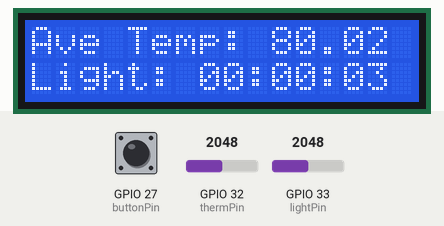
Recording of a sketch running on a simulated ESP32. Shown: 16×2 character LCD. Inputs (shaded band) come from the test bench; at power-on: GPIO 32 (thermPin) = 2048, GPIO 33 (lightPin) = 2048, GPIO 27 (buttonPin) LOW. WiFi joins after 1.5 s; servers stay silent unless stated; the local clock reads 2024-03-15 10:24:30 at power-on unless the sketch sets it; what the sketch prints to the serial monitor is not drawn.

Above: at 3.9 s.
4.0 s: GPIO 32 (thermPin) set to 2866
At 6.4 s:
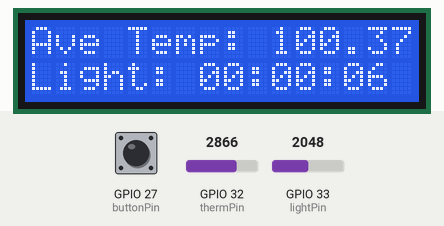
6.5 s: GPIO 33 (lightPin) set to 960
8.0 s: GPIO 33 (lightPin) set to 1040
At 8.8 s:
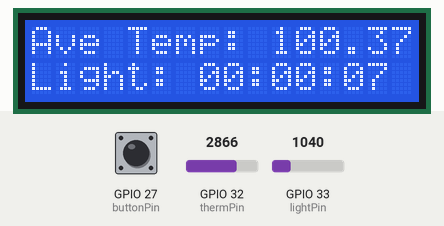
10.5 s: GPIO 32 (thermPin) set to 3603
At 13.4 s:
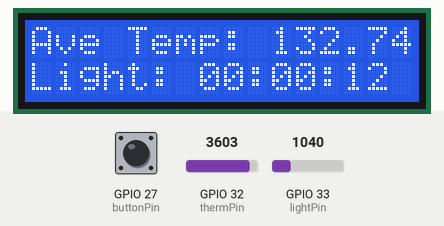
13.5 s: GPIO 27 (buttonPin) pulled HIGH for 0.15 s
17.0 s: GPIO 32 (thermPin) set to 4095
At 17.8 s:
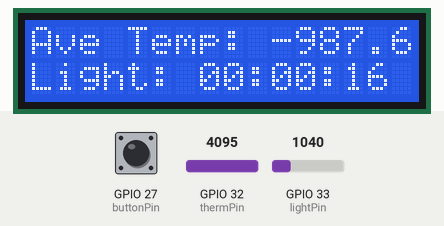
Timing chart, 0 to 20.0 s (numbered marks = the images above; inputs shaded):
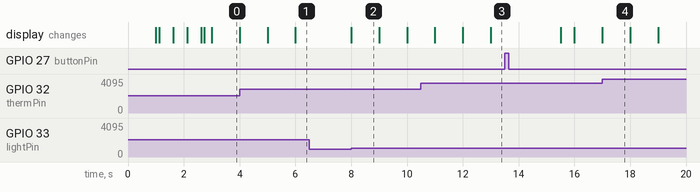

The sketch:

esp-therm.ino
```cpp
#include <ESP_Mail_Client.h>

#include <LiquidCrystal.h>
#include <Arduino.h>
#include <WiFi.h>
#include "time.h"

// Create An LCD Object. Signals: [ RS, EN, D4, D5, D6, D7 ]
LiquidCrystal lcd(23, 22, 21, 19, 18, 5);

#define buttonPin 27
#define lightPin 33
#define thermPin 32
#define SERIES_RESISTOR 10000.0
#define NOMINAL_RESISTANCE 10000.0
#define NOMINAL_TEMPERATURE 25.0
#define B_COEFFICIENT 3950.0
#define MAX_DAYS 10

//Wifi settings, remember not to push this by accident
#define WIFI_SSID "<SSID>"
#define WIFI_PASSWORD "<WiFi password>"

#define SMTP_HOST "smtp.gmail.com"
#define SMTP_PORT 465
#define AUTHOR_EMAIL "<sender email>"
#define AUTHOR_PASSWORD "<app code, not literal pw of sender>"
#define RECIPIENT_EMAIL "<recipient email>"

//~~~~~~~~~~~~~~~~~~~~~~~~~~~~~~~~~~~~~~~~~~~~~~~~~~~~~~~~~~~~

const char* ntpServer = "pool.ntp.org";
const long gmtOffset_sec = -28800;
const int daylightOffset_sec = 3600;

float highTemp;
float lowTemp;
float aveTemp;

int lightVal = 0;
unsigned long lightSecs = 0;
int mins = 0;
int hrs = 0;

unsigned long darkSecs = 0;
bool isDay;

unsigned long lastTick = 0;
const unsigned long interval = 1000;  // 1 second

SMTPSession smtp;

struct DayStats{
  String date;
  float lowTemp;
  float highTemp;
  float aveTemp;
  unsigned long lightSecs;
};
//obviously 7 days in a week, but I'm forgetful and might need a couple extra
DayStats week[MAX_DAYS];
// fighter of the night index (ah ahhhh)
int dayIndex = 0;
int dayCount = 0;

void setup() {
  Serial.begin(115200);
  delay(1000);

  lcd.begin(16, 2);
  delay(50);

  WiFi.begin(WIFI_SSID, WIFI_PASSWORD);
  pinMode(buttonPin, INPUT);

  Serial.print("Connecting to WiFi");
  lcd.setCursor(0, 0);
  lcd.print("Connecting to");
  lcd.setCursor(0, 1);
  lcd.print("Wifi");

  while (WiFi.status() != WL_CONNECTED) {
    lcd.print(".");
    Serial.print(".");
    delay(500);
  }
  Serial.println("\nWiFi connected!");
  lcd.print("Connected! :D");
  delay(100);

  // Clears The LCD Display
  lcd.clear();
  lcd.setCursor(0, 0);
  lcd.print("Ave Temp:");
  lcd.setCursor(0, 1);
  lcd.print("Light:");

  lowTemp = getTemp();
  highTemp = getTemp();
}

void loop() {
  unsigned long now = millis();

  configTime(gmtOffset_sec, daylightOffset_sec, ntpServer);
  formatLocalTime();

  if (digitalRead(buttonPin) == HIGH) sendLog();

  if(now - lastTick >= interval){
    lastTick += interval;  // keeps timing stable

    float tempTemp = getTemp();

    if(tempTemp < lowTemp) lowTemp = tempTemp;
    if(tempTemp > highTemp) highTemp = tempTemp;

    aveTemp = (lowTemp + highTemp) / 2;

    lightVal = analogRead(lightPin);

    if(lightVal > 1000){
      isDay = true;
      darkSecs = 0;
      lightSecs++;
    } else {
      darkSecs++;
    }
    if((darkSecs > 7200) && isDay){
      isDay = false;
      Serial.println("End of day, storing variables...");
      storeDay();
      Serial.println("Resetting counters...");
      lowTemp = getTemp();
      highTemp = getTemp();
      lightSecs = 0;
      mins = 0;
      hrs = 0;
      Serial.print("Day: ");
      Serial.print(dayIndex);
      Serial.print(" stored sucessfully. Light exposure: ");
      Serial.print(week[dayIndex-1].lightSecs);
      Serial.print(" Average temp: ");
      Serial.println(week[dayIndex-1].aveTemp);
    }

//    Serial.print("low Temp: ");
//    Serial.println(lowTemp);

//    Serial.print("high temp: ");
//    Serial.println(highTemp);

    Serial.print("ave temp: ");
    Serial.println(aveTemp);

    Serial.print("Light value: ");
    Serial.println(lightVal);
//    Serial.print("light Secs: ");
//    Serial.println(lightSecs);
    Serial.print("dark secs: ");
    Serial.println(darkSecs);

    lcd.setCursor(10, 0);
    lcd.print(aveTemp);

    printTime(lightSecs);
  }
}

void storeDay(){
  week[dayIndex].lowTemp = lowTemp;
  week[dayIndex].highTemp = highTemp;
  week[dayIndex].aveTemp = aveTemp;
  week[dayIndex].lightSecs = lightSecs;
  week[dayIndex].date = formatLocalTime();

  dayIndex = (dayIndex + 1) % MAX_DAYS;
  if (dayCount < MAX_DAYS) dayCount++;
}

void resetWeek(){
  dayIndex = 0;
  dayCount = 0;
}

void smtpCallback(SMTP_Status status){
    Serial.println(status.info());
    if (status.success()) {
        Serial.println("Message sent successfully!");
        smtp.sendingResult.clear();
    }
}

void sendLog(){
  storeDay();
  // Configure SMTP session
    Session_Config config;
    config.server.host_name = SMTP_HOST;
    config.server.port = SMTP_PORT;
    config.login.email = AUTHOR_EMAIL;
    config.login.password = AUTHOR_PASSWORD;
    config.login.user_domain = "";
    config.time.ntp_server = F("pool.ntp.org,time.nist.gov");
    config.time.gmt_offset = 1;
    config.time.day_light_offset = 0;

    MailClient.networkReconnect(true);
    smtp.debug(1);
    smtp.callback(smtpCallback);

    if (!smtp.connect(&config)) {
        Serial.println("SMTP connection failed");
        return;
    }

    // Prepare the message
    SMTP_Message message;
    message.sender.name = F("Daddy Silvanus");
    message.sender.email = AUTHOR_EMAIL;
    message.subject = F("Weekly Plant Stats");
    message.addRecipient(F("Recipient"), RECIPIENT_EMAIL);

    // Build email body from week array
    String body = "";
    for (int i = 0; i < dayCount; i++) {
        float lightHours = week[i].lightSecs / 3600.0;
        body += String(week[i].date) + ": Low " + String(week[i].lowTemp) +
                "°F, High " + String(week[i].highTemp) +
                "°F, Avg " + String(week[i].aveTemp) +
                "°F, Light exposure: " + String(lightHours, 1) + "hrs\n";
    }
    message.text.content = body.c_str();
    message.text.charSet = "us-ascii";
    message.text.transfer_encoding = Content_Transfer_Encoding::enc_7bit;

    // Send email
    if (!MailClient.sendMail(&smtp, &message)) {
        Serial.println("Email sending failed!");
    } else {
        Serial.println("Email sent!");
    }

  resetWeek();
  delay(1000);
}

void printTime(int secs){
  if (secs >= 60) {
    mins = secs/60;
    secs = secs % 60;
    if (mins >= 60){
      hrs = mins/60;
      mins = mins % 60;
    }
  }

  lcd.setCursor(7,1);
  if (hrs < 10) lcd.print("0");
  lcd.print(hrs);
  lcd.print(":");
  if (mins < 10) lcd.print("0");
  lcd.print(mins);
  lcd.print(":");
  if (secs < 10) lcd.print("0");
  lcd.print(secs);

}

float getTemp(){
  int adcValue = analogRead(thermPin);

  float voltage = adcValue * (3.3 / 4095.0);
  float resistance = SERIES_RESISTOR * (3.3 / voltage - 1);

  float temperature;
  temperature = resistance / NOMINAL_RESISTANCE;
  temperature = log(temperature);
  temperature /= B_COEFFICIENT;
  temperature += 1.0 / (NOMINAL_TEMPERATURE + 273.15);
  temperature = 1.0 / temperature;
  temperature -= 273.15;

  float freedom = ((temperature * 2) + 30);

  //return temperature for Celscius
  //return freedom for freedom units
  return freedom;
}

String formatLocalTime(){
  struct tm timeinfo;
  if(!getLocalTime(&timeinfo)){
    Serial.println("Failed to obtain time");
    return "<missing>";
  }
  char buf[80];
  strftime(buf, sizeof(buf), "%A: %d %B %Y", &timeinfo);
  //Serial.println(buf);
  return buf;
}
```

Measured:
- after the input at 6.5 s, every drawn part: stays the same
- after the input at 8.0 s, the display: changes at once (image 2)
- what the display in image 2 shows lasts 1.0 s, from 8.0 s to 9.0 s
